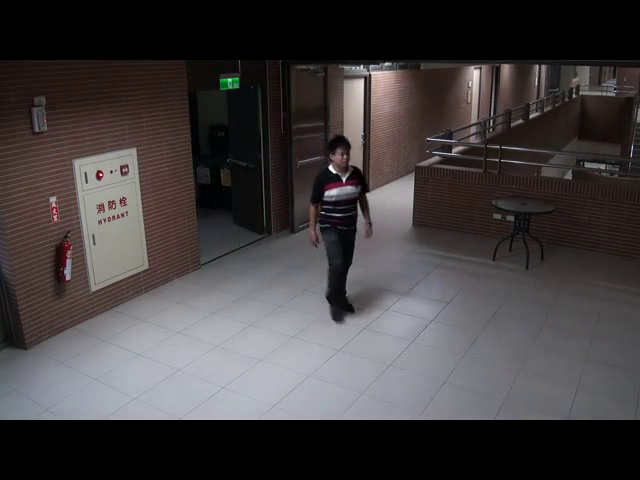
#> input picture frame 219 of office/chinese.mp4, 640 x 480 px
$ python abounded.py
#> lines starting #> are read from the running program, lines starting #| are printed output that depends on the picture; after the words box and inside, x2 and y2 are one past the last pixel; in counts of white or black regions, pixels touching at a corner belong together
import cv2
import numpy as np

# --- Configuration ---
video_path = r'D:\coding\office\chinese.mp4'

# --- Capture video ---
cap = cv2.VideoCapture(video_path)

# Read the first frame to define background and mask
ret, first_frame = cap.read()
#> first_frame is the input picture: shape (480, 640, 3); mean B, G, R 63.4, 62.5, 66.4
if not ret:
    print("Failed to read video.")
    cap.release()
    exit()

# Define polygon ROI points manually (clockwise or counter-clockwise)
# Example: a triangle or quadrilateral
polygon_pts = np.array([[200, 200], [500, 300], [450, 400], [250, 400]])

# Create a black mask same size as frame
mask = np.zeros(first_frame.shape[:2], dtype=np.uint8)
cv2.fillPoly(mask, [polygon_pts], 255)  # Fill the polygon with white (255)
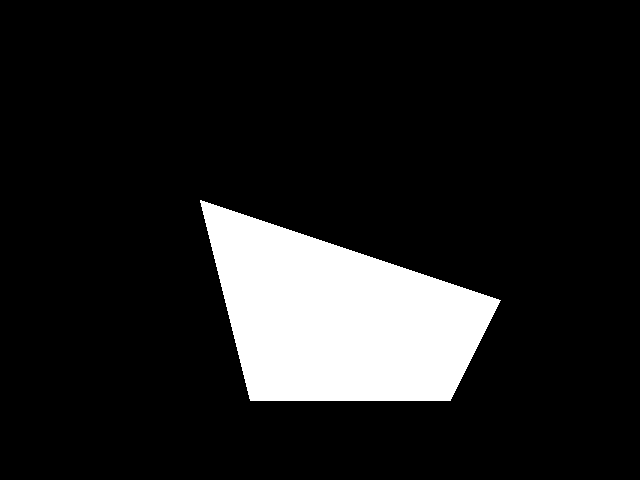
#> mask: shape (480, 640); 12.3% white; 1 white region, box (x1, y1, x2, y2) and area: (200, 200, 501, 401) 37901

# Convert first frame to gray and blur
first_gray = cv2.cvtColor(first_frame, cv2.COLOR_BGR2GRAY)
first_gray = cv2.GaussianBlur(first_gray, (21, 21), 0)
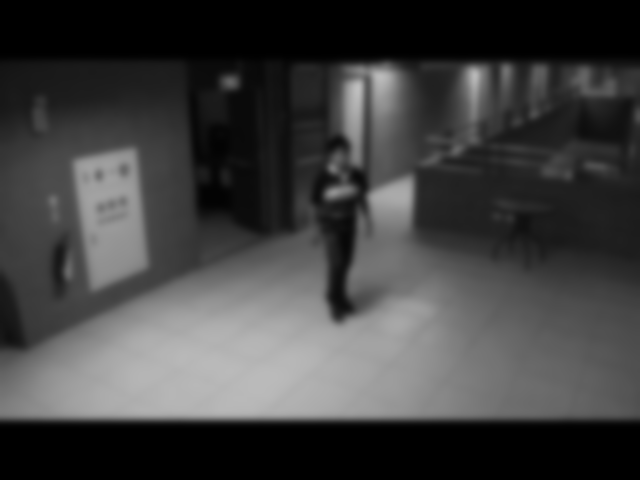
#> first_gray: shape (480, 640); min 0, max 190, mean 63.8

# Apply the polygon mask to the background
first_gray_masked = cv2.bitwise_and(first_gray, first_gray, mask=mask)
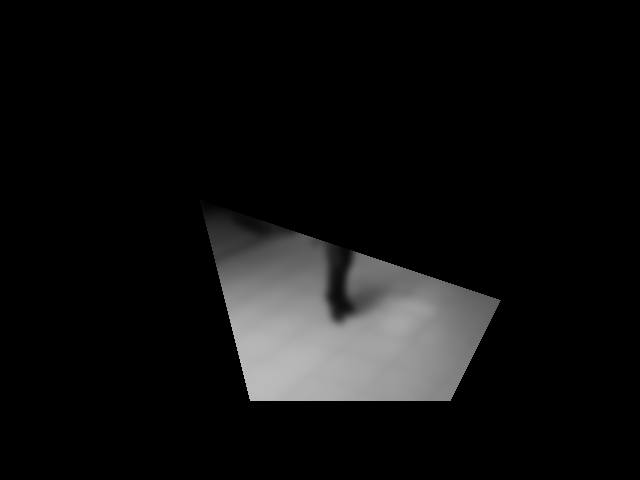
#> first_gray_masked: shape (480, 640); min 0, max 186, mean 15.9

while cap.isOpened():
    ret, frame = cap.read()
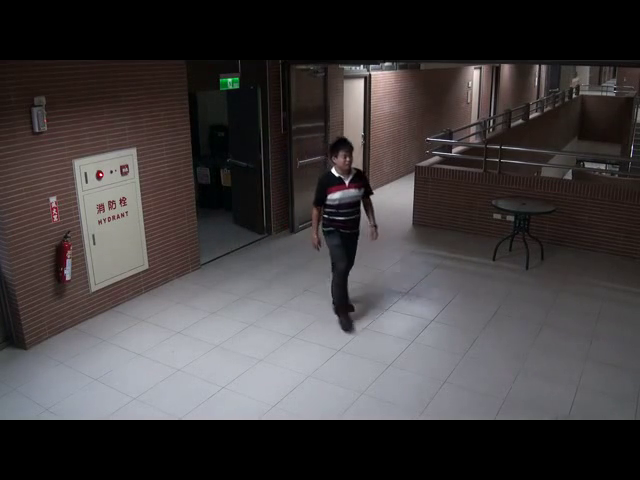
#> input picture frame 220 of office/chinese.mp4, 640 x 480 px
#> frame is the input picture: shape (480, 640, 3); mean B, G, R 63.2, 62.4, 66.3
    if not ret:
        break

    gray = cv2.cvtColor(frame, cv2.COLOR_BGR2GRAY)
    gray = cv2.GaussianBlur(gray, (21, 21), 0)

    # Apply the same mask to the current frame
    gray_masked = cv2.bitwise_and(gray, gray, mask=mask)

    # Subtract masked regions
    frame_delta = cv2.absdiff(first_gray_masked, gray_masked)
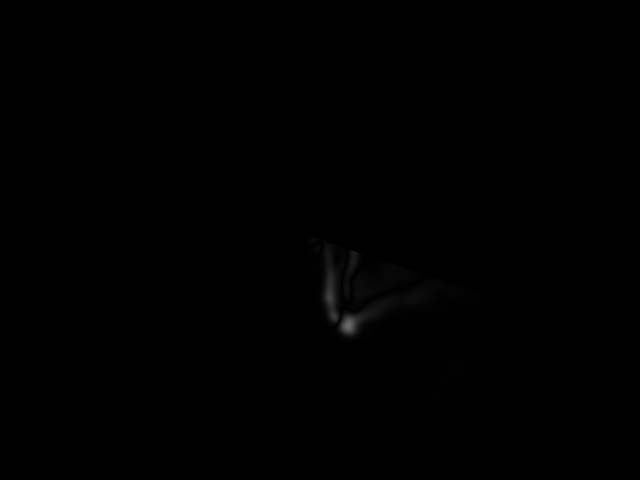
#> frame_delta: shape (480, 640); min 0, max 106, mean 0.3
    thresh = cv2.threshold(frame_delta, 25, 255, cv2.THRESH_BINARY)[1]
#> thresh: shape (480, 640); 0.3% white; 4 white regions (2 under 20 px), largest, box (x1, y1, x2, y2) and area: (324, 266, 339, 322) 495, (339, 313, 367, 336) 401
    thresh = cv2.dilate(thresh, None, iterations=2)
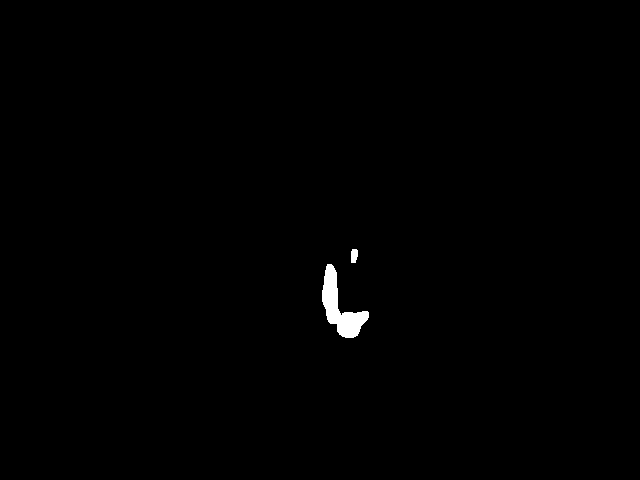
#> thresh: shape (480, 640); 0.49% white; 2 white regions, box (x1, y1, x2, y2) and area: (322, 264, 369, 338) 1408, (351, 249, 358, 263) 86

    # Draw polygon on the original frame for reference
    display_frame = frame.copy()
    cv2.polylines(display_frame, [polygon_pts], isClosed=True, color=(0, 255, 0), thickness=2)
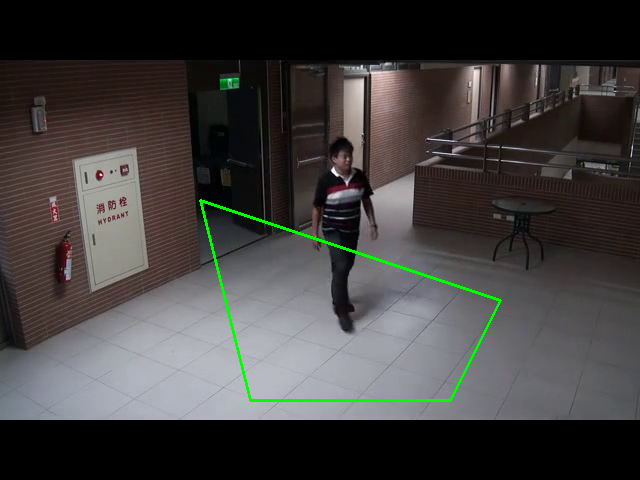
#> display_frame: shape (480, 640, 3); 0.75% of pixels changed, all inside (x1, y1, x2, y2) = (199, 199, 502, 402)

    # Show results
    cv2.imshow("Frame", display_frame)
    cv2.imshow("Delta in Polygon", frame_delta)
    cv2.imshow("Threshold in Polygon", thresh)

    if cv2.waitKey(1) & 0xFF == ord('q'):
#> (key q is pressed here)
        break

cap.release()
cv2.destroyAllWindows()

$ run again, starting later in the video
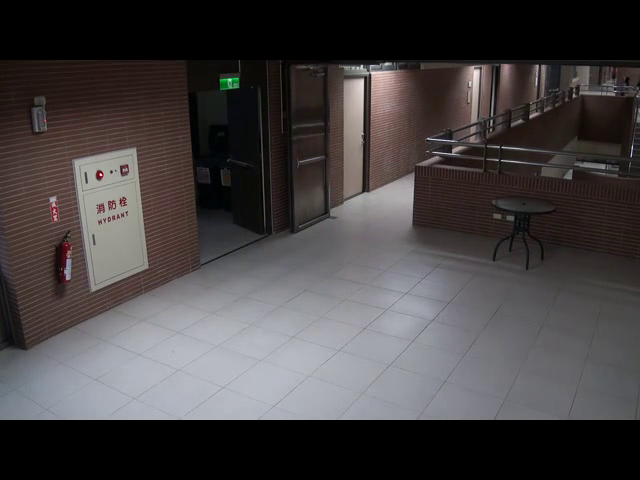
#> input picture frame 985 of office/chinese.mp4, 640 x 480 px
#> first_frame is the input picture: shape (480, 640, 3); mean B, G, R 66, 65.4, 69.3
#> mask: shape (480, 640); 12.3% white; 1 white region, box (x1, y1, x2, y2) and area: (200, 200, 501, 401) 37901
#> `frame_delta = cv2.absdiff(first_gray_masked, gray_masked)`:
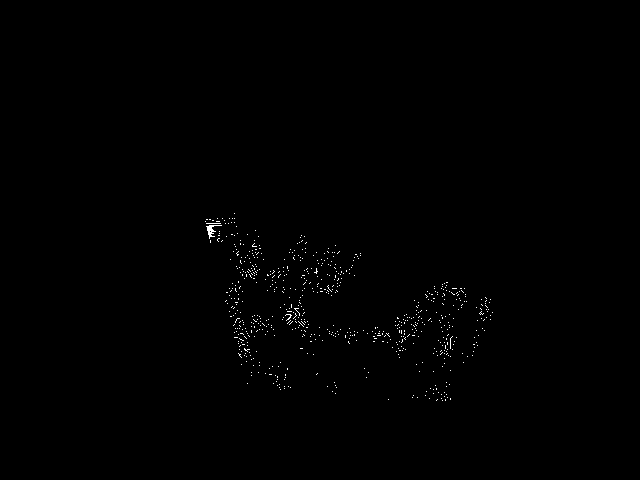
#> frame_delta: shape (480, 640); values 0 (black) and 1 (white), 0.37% white in thin lines or dots, all inside (x1, y1, x2, y2) = (205, 213, 493, 401)
#> thresh: shape (480, 640); every value is 0
#> `cv2.polylines(display_frame, [polygon_pts], isClosed=True, color=(0, 2..`:
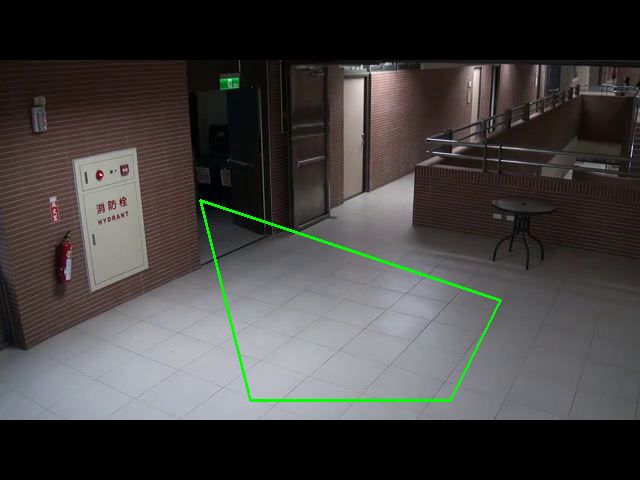
#> display_frame: shape (480, 640, 3); mean B, G, R 65.1, 66.5, 68.5

$ run again, starting later in the video
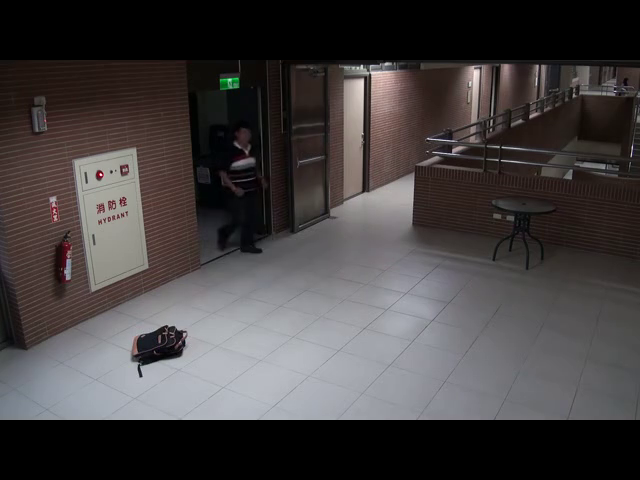
#> input picture frame 1752 of office/chinese.mp4, 640 x 480 px
#> first_frame is the input picture: shape (480, 640, 3); mean B, G, R 64.7, 64.5, 68.4
#> mask: shape (480, 640); 12.3% white; 1 white region, box (x1, y1, x2, y2) and area: (200, 200, 501, 401) 37901
#> `frame_delta = cv2.absdiff(first_gray_masked, gray_masked)`:
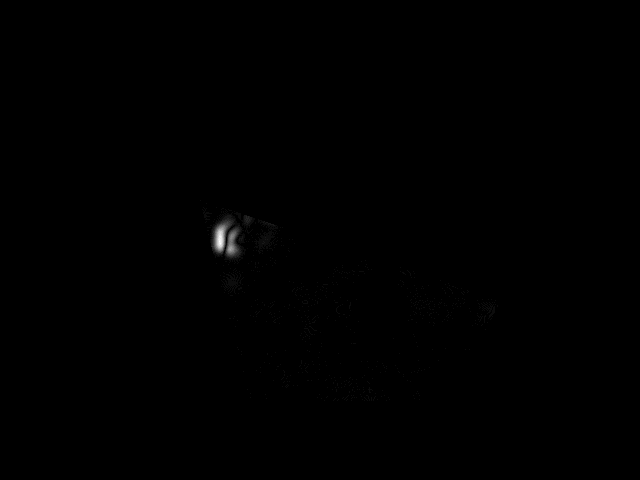
#> frame_delta: shape (480, 640); min 0, max 21, mean 0; drawn with min black and max white
#> thresh: shape (480, 640); every value is 0
#> `cv2.polylines(display_frame, [polygon_pts], isClosed=True, color=(0, 2..`:
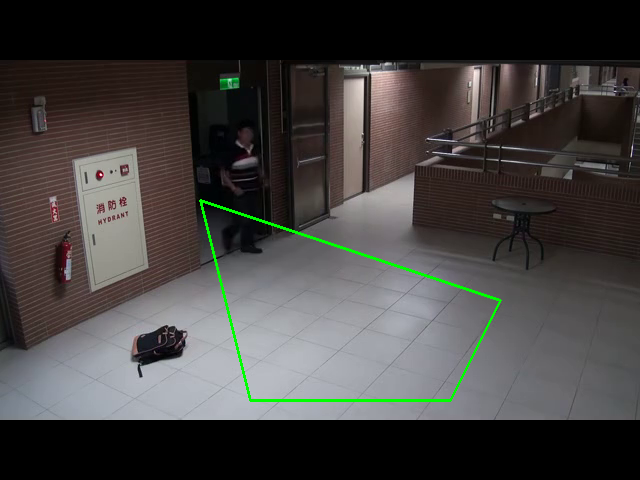
#> display_frame: shape (480, 640, 3); mean B, G, R 63.9, 65.5, 67.5
